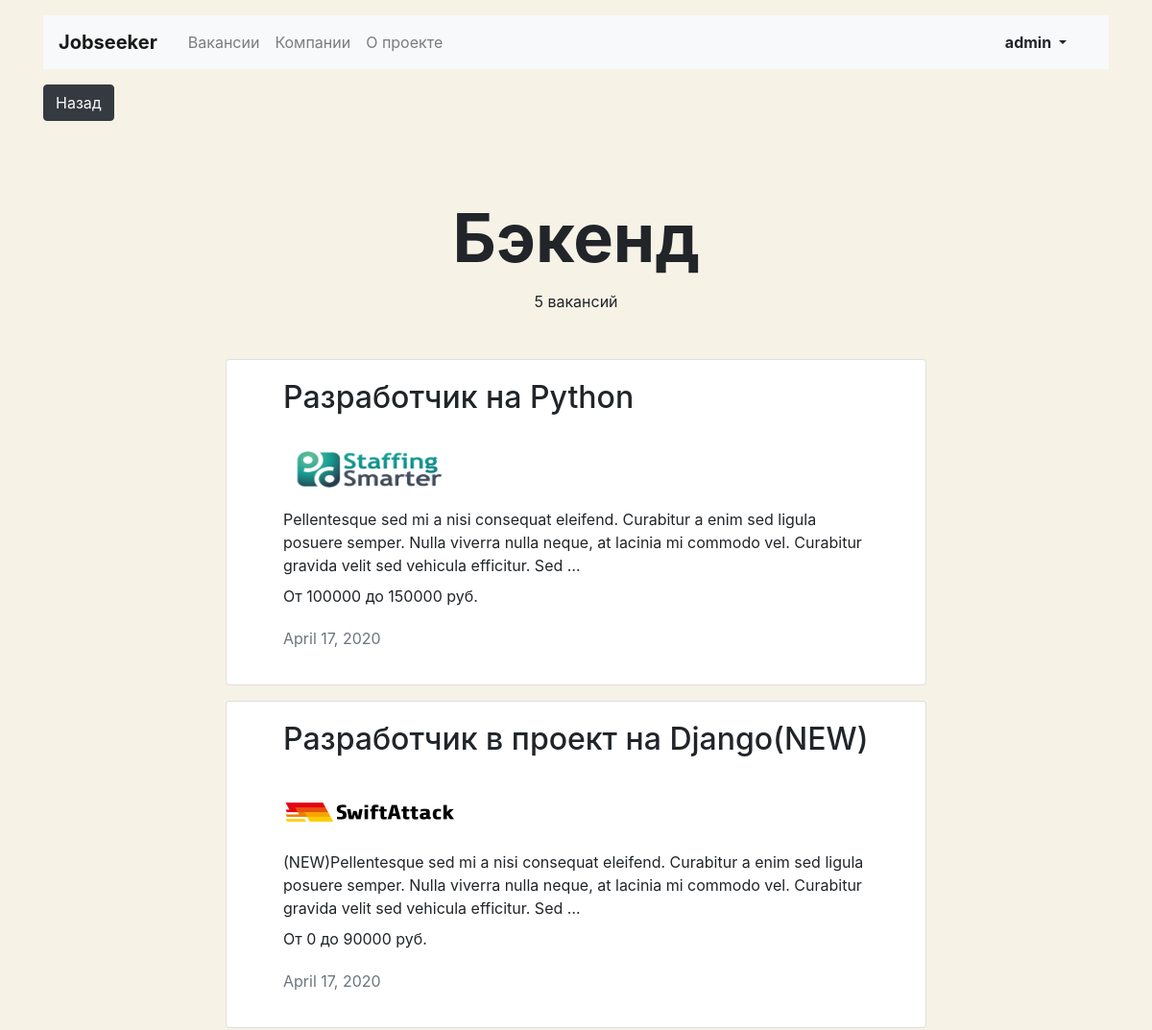
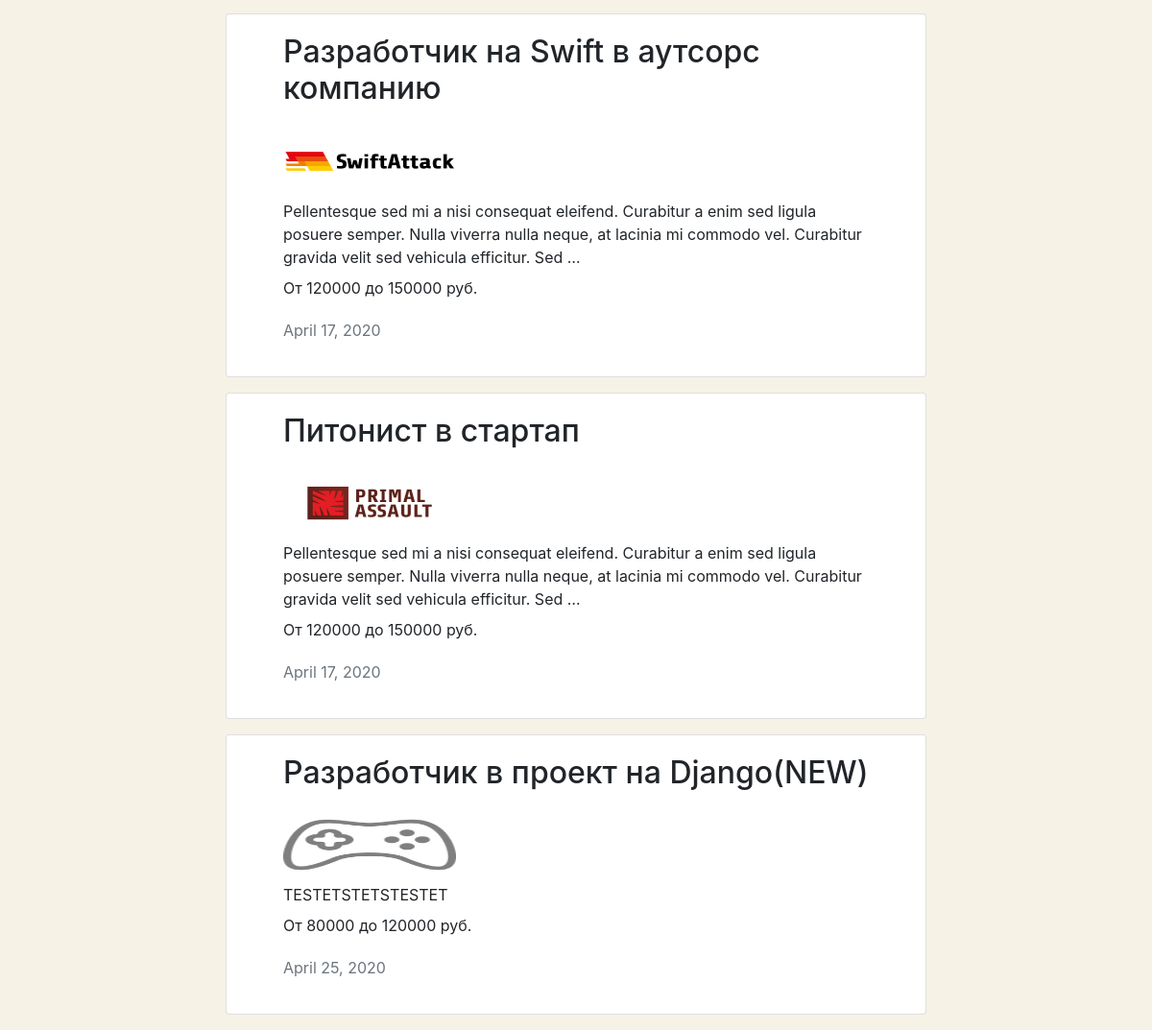
Page /category/backend/ (signed in) on the committed database (2 pictures, top to bottom).
### jobs/models.py (models this page shows, shortened)
class Speciality(models.Model):
    id = models.IntegerField(primary_key=True)
    code = models.CharField(max_length=50)
    title = models.CharField(max_length=50)
    picture = models.ImageField(upload_to='MEDIA_SPECIALITY_IMAGE_DIR')

class Vacancy(models.Model):
    id = models.IntegerField(primary_key=True)
    title = models.CharField(max_length=50)
    specialty = models.ForeignKey(Speciality, on_delete=models.CASCADE, related_name="vacancies")
    company = models.ForeignKey(Company, on_delete=models.CASCADE, related_name="vacancies")
    skills = models.TextField()
    salary_min = models.IntegerField()
    salary_max = models.IntegerField()
    description = models.TextField()
    published_at = models.DateField(default=datetime.date.today)

class Company(models.Model):
    id = models.IntegerField(primary_key=True)
    name = models.CharField(max_length=50)
    location = models.CharField(max_length=50)
    logo = models.ImageField(upload_to='MEDIA_COMPANY_IMAGE_DIR', default='static/jobs/placeholder.png')
    description = models.TextField()
    employee_count = models.IntegerField()
    user = models.OneToOneField(User, on_delete=models.CASCADE, related_name='company')

### jobs/views.py (the view)
# urls.py: path('category/<str:category>/', CategoryView.as_view(), name="category"),
class CategoryView(View):
    def get(self, request, category):
        return render(request, "jobs/category.html", context={"category": Speciality.objects.filter(code=category).first()})

### jobs/templates/jobs/category.html (shortened to what this page needs)
{% extends "base.html" %}
{% load static %}
{% block container %}
    <section>
      <h1 class="h1 text-center mx-auto mt-4 pt-5" style="font-size: 70px;"><strong>{{category.title}}</strong></h1>
      <p class="text-center pt-1">{{category.vacancies.all|length}} вакансий</p>
      <div class="row mt-5">
        <div class="col-12 col-lg-8 offset-lg-2 m-auto">
          {% for vac in category.vacancies.all %}
          <a class="text-body" href="{% url 'vacancy' vac.id %}"><div class="card mb-3">
            <div class="card-body mx-4">
              <div class="col">
                  <h2 class="h2 pb-2">{{vac.title}}</h2>
                  <img  src={{vac.company.logo.url}} width="180" height="80">
                  <p class="mb-2">{{vac.skills|truncatewords:30}}</p>
                  <p>От {{vac.salary_min}} до {{vac.salary_max}} руб.</p>
                  <p class="text-muted pt-1">{{vac.published_at}}</p>
              </div>
            </div>
          </div></a>
          {% endfor %}
        </div>
      </div>
    </section>
  </main>
{% endblock %}

### jobs/templates/base.html (shortened to what this page needs)
{% load static %}
<!DOCTYPE html>
<html lang="ru">
<head>
  <link rel="stylesheet" href="https://stackpath.bootstrapcdn.com/bootstrap/4.3.1/css/bootstrap.min.css">
</head>
<body>
  <header class="container mt-3">
    <nav class="navbar navbar-expand-lg navbar-light bg-light">
      <a class="navbar-brand mr-4 font-weight-bold" href="{% url 'main' %}">Jobseeker</a>
      <div class="collapse navbar-collapse justify-content-between" id="navbarNav">
        <ul class="navbar-nav col-10">
          <li class="nav-item">
            <a class="nav-link" href="{% url 'vacancies' %}">Вакансии</a>
          </li>
          <li class="nav-item">
            <a class="nav-link" href="/companies">Компании</a>
          </li>
          <li class="nav-item">
            <a class="nav-link" href="#">О проекте</a>
          </li>
        </ul>
        <ul class="navbar-nav col-2 justify-content-end">
          <li class="nav-item active">
             <div class="btn-group">
                {% if user.is_authenticated %}
                 <button type="button" class="btn dropdown-toggle font-weight-bold" data-toggle="dropdown" aria-haspopup="true" aria-expanded="false">
                    {{user.username}}
                 </button>
               {% else %}
              <a class="text-body mt-2" href="{% url 'login' %}" ><strong>Вход</strong></a>
               {% endif %}
          </li>
        </ul>
      </div>
    </nav>
  </header>
    <main class="container mt-3">
        {% if main %}
        {% else %}
     <a href="{{ request.META.HTTP_REFERER }}"><button class="mb-2 btn btn-dark text-light">Назад</button></a>
        {% endif %}
{% block container %} {% endblock %}
</body>
</html>

### jobs/templates/base.html (style rules this page uses)
body { background-color: #F6F2E6; }
a { color: white; }

### rows in the picture
Speciality: title "Бэкенд", vacancies.all|length "5"
Vacancy: title "Разработчик на Python", company.logo (picture), skills "Pellentesque sed mi a nisi consequat eleifend. Curabitur a enim sed ligula posuere semper. Nulla viverra nulla neque, at lacinia mi commodo vel. Curabitur gravida velit sed vehicula efficitur. Sed …", salary_min "100000", salary_max "150000", published_at "April 17, 2020"
Vacancy: title "Разработчик в проект на Django(NEW)", company.logo (picture), skills "(NEW)Pellentesque sed mi a nisi consequat eleifend. Curabitur a enim sed ligula posuere semper. Nulla viverra nulla neque, at lacinia mi commodo vel. Curabitur gravida velit sed vehicula efficitur. Sed …", salary_min "0", salary_max "90000", published_at "April 17, 2020"
Vacancy: title "Разработчик на Swift в аутсорс компанию", company.logo (picture), skills "Pellentesque sed mi a nisi consequat eleifend. Curabitur a enim sed ligula posuere semper. Nulla viverra nulla neque, at lacinia mi commodo vel. Curabitur gravida velit sed vehicula efficitur. Sed …", salary_min "120000", salary_max "150000", published_at "April 17, 2020"
Vacancy: title "Питонист в стартап", company.logo (picture), skills "Pellentesque sed mi a nisi consequat eleifend. Curabitur a enim sed ligula posuere semper. Nulla viverra nulla neque, at lacinia mi commodo vel. Curabitur gravida velit sed vehicula efficitur. Sed …", salary_min "120000", salary_max "150000", published_at "April 17, 2020"
Vacancy: title "Разработчик в проект на Django(NEW)", company.logo (picture), skills "TESTETSTETSTESTET", salary_min "80000", salary_max "120000", published_at "April 25, 2020"

### other values in the picture
{{ user.username }} "admin"
